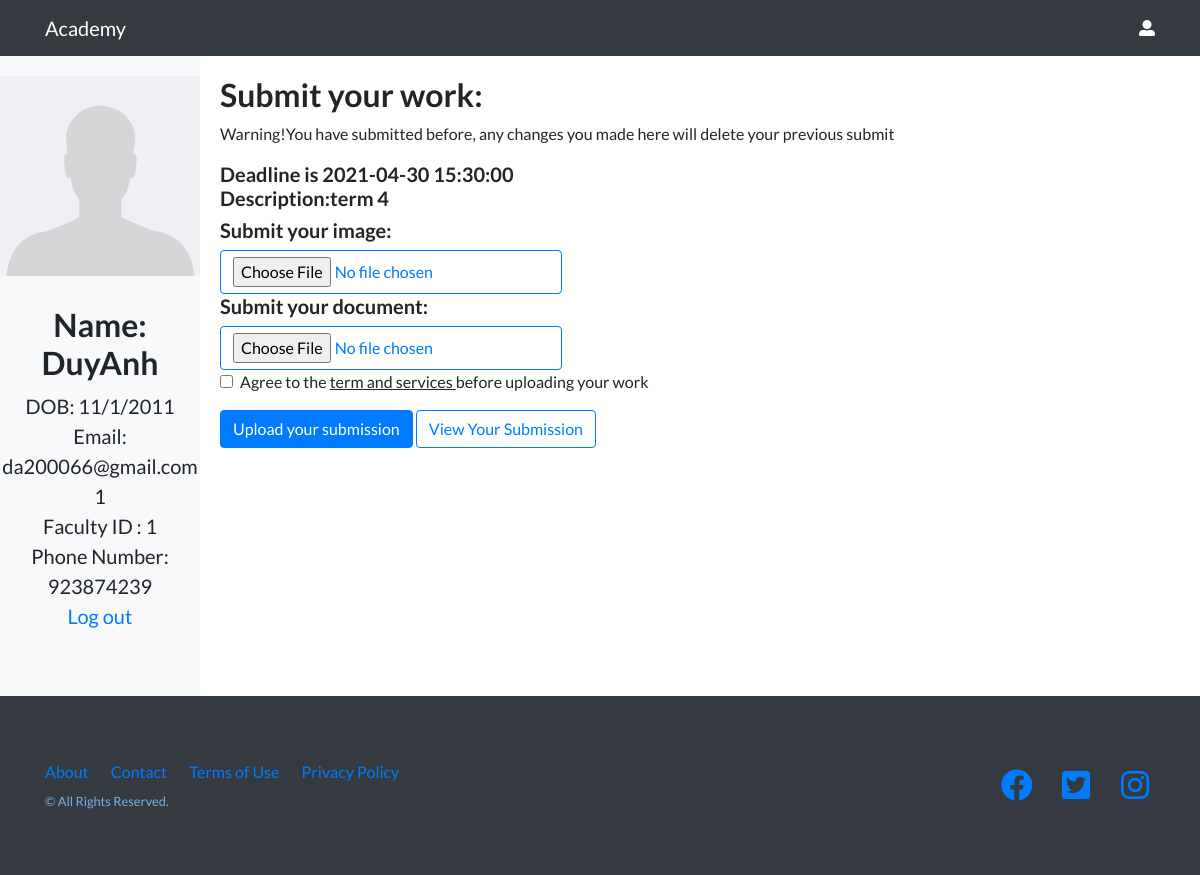
Page /StudentHome.php (signed in) on the committed database.
### tables this page shows
CREATE TABLE `user` (
  `user_id` int(11) NOT NULL,
  `faculty_id` int(11) NOT NULL,
  `username` varchar(20) NOT NULL,
  `password` varchar(50) NOT NULL,
  `user_role` varchar(20) NOT NULL,
  `user_email` varchar(40) NOT NULL
);

CREATE TABLE `term` (
  `term_id` int(11) NOT NULL,
  `term_deadline` datetime NOT NULL,
  `term_description` varchar(50) NOT NULL
);

### StudentHome.php (the view, shortened to what this page needs)
<?php
	include("DatabaseConfig/dbConfig.php");
	if(!isset($_SESSION['id'])){
		echo "<script>window.open('login.php','_self')</script>";
	}else{
		$student_session = $_SESSION['id'];
		$get_student = "select * from user where username = '$student_session'";
		$run_student = mysqli_query($conn,$get_student);
		$row_student = mysqli_fetch_array($run_student);
		$student_name = $row_student['username'];
		$student_email = $row_student['user_email'];
		$id = $row_student['user_id'];
                $student_faculty = $row_student['faculty_id'];
        $msg="";
        $term_deadline="";
        $get_deadline = "select * from term ";
        $run_deadline = mysqli_query($conn,$get_deadline);
    while ($row_deadline = mysqli_fetch_array($run_deadline)){
        $term_id=$row_deadline['term_id'];
        $term_deadline=$row_deadline['term_deadline'];
        $term_description=$row_deadline['term_description'];
    }
        $date_now=date("Y-m-d H:i:s");
        $now= strtotime($date_now);
        $deadline= strtotime($term_deadline);
    $dupcheck = "select * from post where user_id = '$id' and term_id=$term_id";
    $run_dupcheck = mysqli_query($conn,$dupcheck);
    if(!$row_dupcheck = mysqli_fetch_array($run_dupcheck)){
        $IsDup=false;
    }else{
        $msg="<p>Warning!You have submitted before, any changes you made here will delete your previous submit";
    }
 ?>
<!DOCTYPE html>
<html lang="en">
<head>
  <link href="vendor/bootstrap/css/bootstrap.min.css" rel="stylesheet">
  <link href="vendor/fontawesome-free/css/all.min.css" rel="stylesheet">
  <link href="vendor/simple-line-icons/css/simple-line-icons.css" rel="stylesheet" type="text/css">
  <link href="css/landing-page.css" rel="stylesheet">
  <link rel="stylesheet" href="css/style.css">
</head>
<body>
  <nav class="navbar navbar-light bg-light static-top">
    <div class="container">
        <a class="navbar-brand" href="StudentHome.php">Academy</a>
      <i class="fas fa-user-alt"></i>
    </div>
  </nav>
  <div class="grid-container">
    <div class="sidebar">
      <div class="text-center">
        <img src="img/avatar.png" class="rounded avatar mx-auto img-fluid" alt="...">
        <h2><?php echo"Name: ",$student_name ?></h2>
        <div>DOB: 11/1/2011</div>
        <div><?php echo"Email: ", $student_email ?></div>
        <div><?php echo $id  ?></div>
        <div><?php echo"Faculty ID : ", $student_faculty  ?></div>
        <div>Phone Number: 923874239</div>
        <a href="logout.php">Log out</a>
      </div>
    </div>
    <?php
      if(isset($_GET['Student-Table'])){
        include("Student-Table.php");
      }else
      if(isset($_GET['submit-student'])){
        include("submit-student.php");
      }else{
     ?>
    <div class="content">
      <div class="content-stuff">
      	<form id="upload_form" method="post" enctype="multipart/form-data">
            <?php
                 if (($now) < ($deadline)){
                 ?>
	        <h2>Submit your work:</h2>
                <?php echo $msg; ?>
                <?php echo "<h5>Deadline is ".$term_deadline."<br> Description:".$term_description."</h5>"; ?>
	        <h5>Submit your image:</h5>
                <input type="file" name="imageFile" class="btn btn-outline-primary" id="file" accept="image/*">
	        <h5>Submit your document:</h5>
	         <input type="file" name="documentFile" class="btn btn-outline-primary" id="file" accept=".pdf,.docx,.doc,.zip,.rar">
	        <div class="form-group form-check">
	          <label class="form-check-label">
	            <input class="form-check-input" name="check" type="checkbox"> Agree to the <span style="text-decoration: underline"><a> term and services</a> </span>before uploading your work
                  </label>
	        </div>
	        <button type="submit" value="submit" name="submit" id="submit" class="btn btn-primary">Upload your submission</button>
                <?php
                 }else{
                    $deadlineMsg="<p>You have missed the deadline</p>";
                }
                 ?>
          <a href="StudentHome.php?Student-Table" class="btn btn-outline-primary">View Your Submission</a>
    	</form>
      </div>
    </div>
  <?php } ?>
  </div>
 <?php include("Footer.php") ?>
</body>
</html>
<?php } ?>

### css/landing-page.css (style rules this page uses)
body { font-family: 'Lato', 'Helvetica Neue', Helvetica, Arial, sans-serif; }
h1, h2, h3, h4, h5, h6 { font-family: 'Lato', 'Helvetica Neue', Helvetica, Arial, sans-serif; font-weight: 700; }

### css/style.css (style rules this page uses)
.grid-container { display: grid; grid-template-columns: 1fr 5fr; grid-template-rows: 1fr; grid-template-areas: "sidebar content" "footer footer"; }
.navbar { background-color: #343a40 !important; color: #ffffff; }
.navbar-brand { color: #ffffff !important; }
.sidebar { grid-area: sidebar; background-color: #F8F9FA; font-size: 1.25rem; }
.content { grid-area: content; margin: 20px; min-height: 600px; }
.avatar { width: 200px; height: 200px; margin-top: 20px; margin-bottom: 30px; }

### rows in the picture
user: username "DuyAnh", user_email "da200066@gmail.com", user_id "1", faculty "1"
term: term_deadline "2021-04-30 15:30:00", term_description "term 4"
